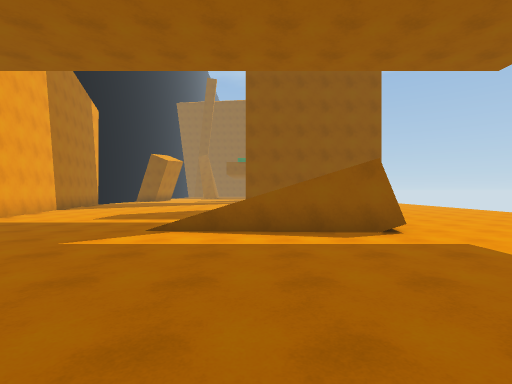
View 1 (above)

17 first-person views from a walk through a 3-D level made in the Unity game engine. The camera is 1.5 m above the floor, looks level and sees 85° across. The floor is counted in squares, 2 m on a side. Each view is taken from the middle of a square. On the plan, view 1 faces up. The plan holds only what a view shows up to about 10 squares ahead; the rest is blank. The place goes on beyond the plan.

View 2
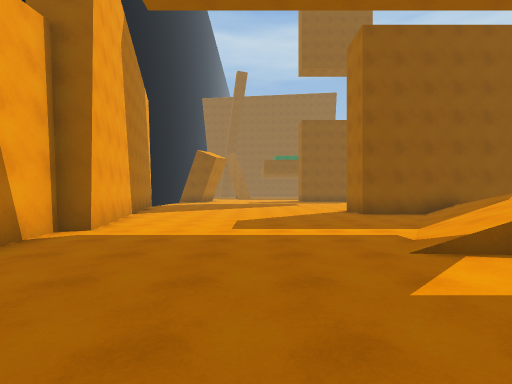

View 3
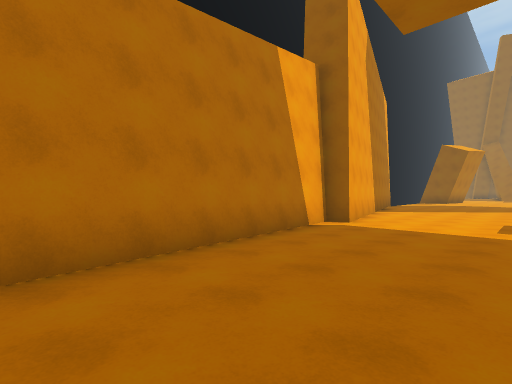

View 4
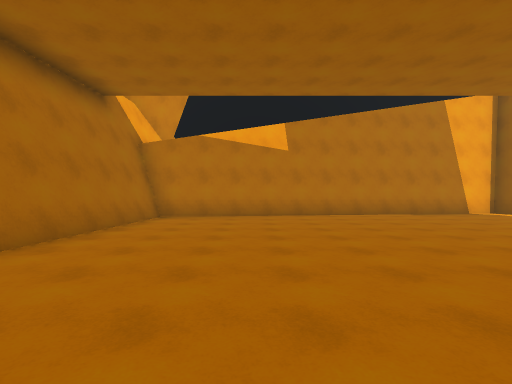

View 5
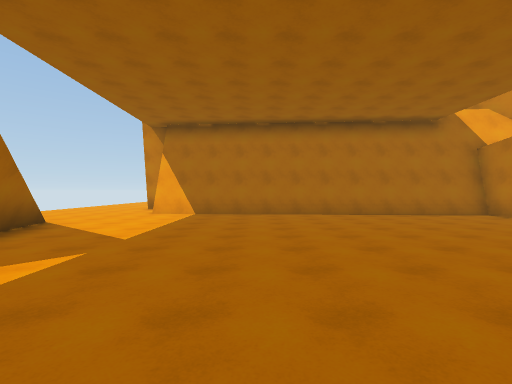

View 6
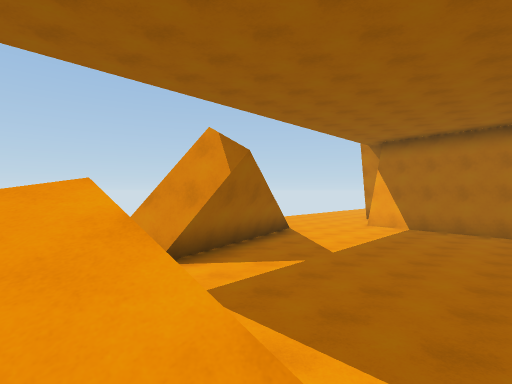

View 7
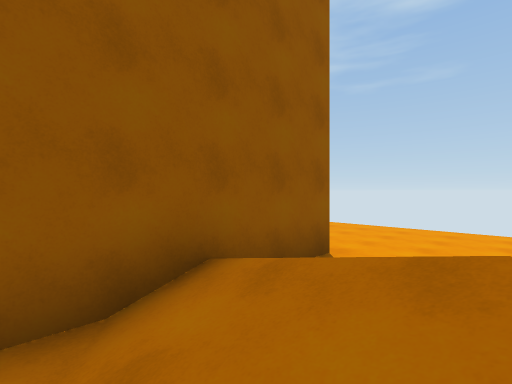

View 8
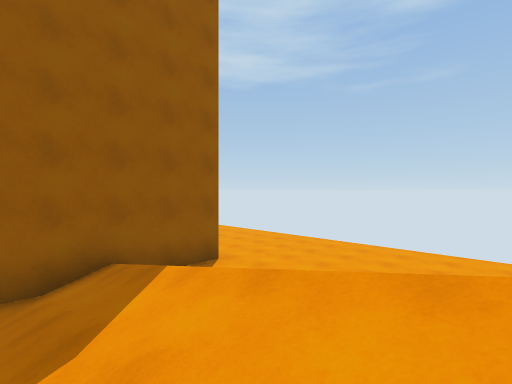

View 9
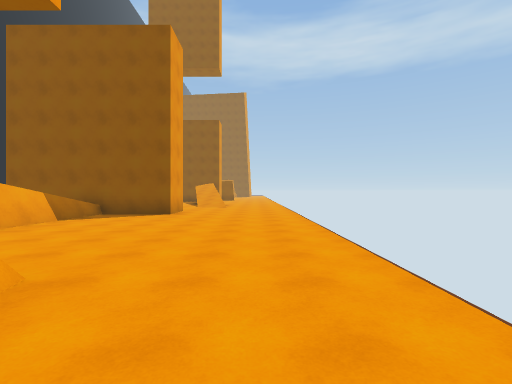

View 10
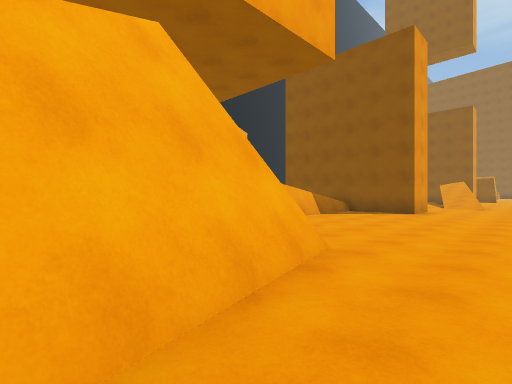

View 11
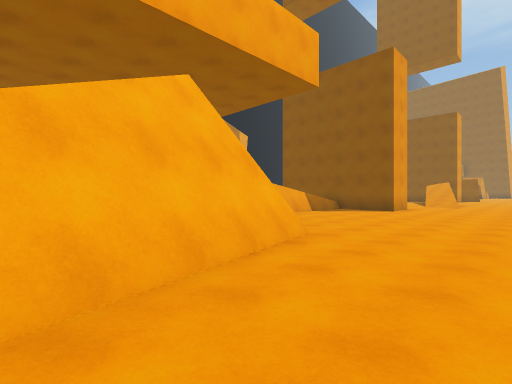

View 12
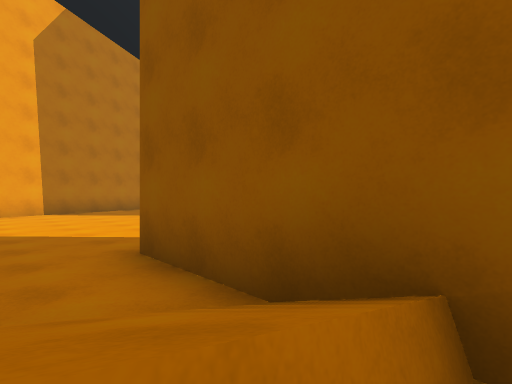

View 13
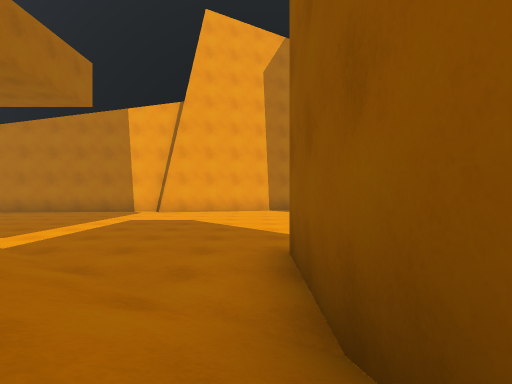

View 14
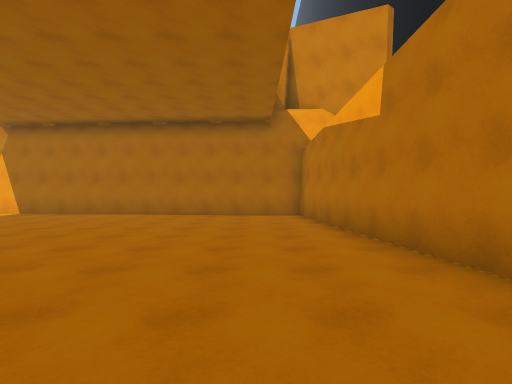

View 15
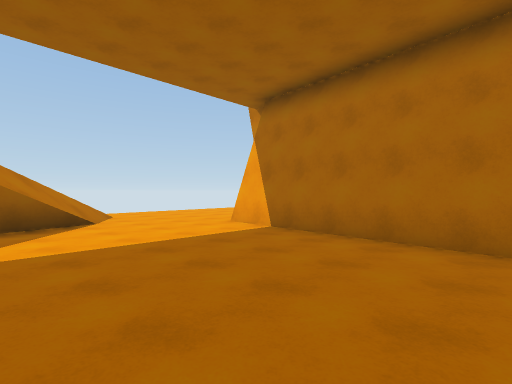

View 16
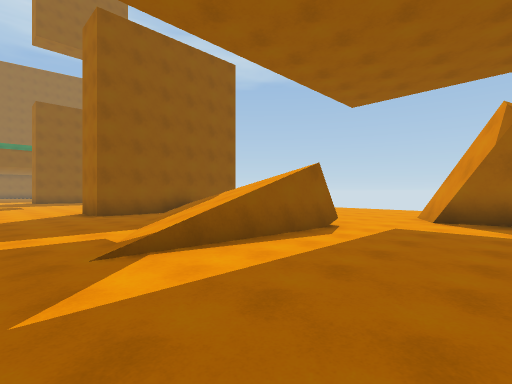

View 17
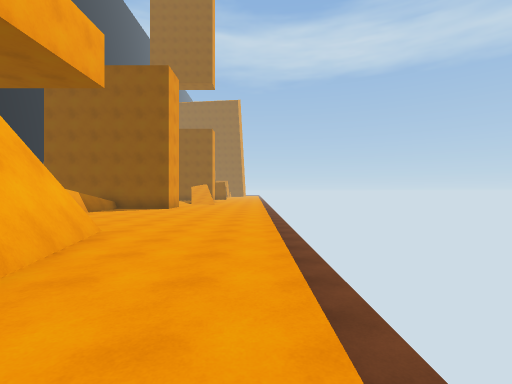

### Floor plan
Key: @ floor where view 1 was taken; # wall or solid block; . floor; / step, stairs or slope; = window, fence, low wall or low ledge; v drop or lower ground.
Columns run from 9 left of view 1 to 10 right of it. Each row starts with its distance up from view 1.
 12 #........######....
 11 ##.........//......
 10  #........///......
  9  #.......////......v
  8  #.......////......v
  7  #....../////......v
  6  #.....//////......v
  5  #........//.......v
  4  #.............#...v
  3  #............##...v
  2  #............##...v
  1  ##........... #...v
  0   #......@.....##..
 -1   #............=  .
 -2   #............//
 -3   #................
 -4   ####.............
 -5         ######....
 -6                ..

Where each view was taken, in squares from view 1:
view 1: 0 up, 0 right, facing up
view 2: 2 up, 4 left, facing up
view 3: 1 up, 4 left, facing up-left
view 4: 1 down, 2 right, facing left
view 5: 5 up, 1 right, facing down
view 6: 6 up, 0 right, facing down-right
view 7: 9 up, 1 right, facing up-right
view 8: 6 up, 1 right, facing up-right
view 9: 2 up, 8 right, facing up
view 10: 1 up, 8 right, facing up-left
view 11: 0 up, 9 right, facing up-left
view 12: 10 up, 3 right, facing up-left
view 13: 11 up, 3 right, facing left
view 14: 5 up, 5 left, facing down
view 15: 0 up, 1 left, facing down-right
view 16: 2 up, 3 left, facing up-right
view 17: 1 down, 9 right, facing up
